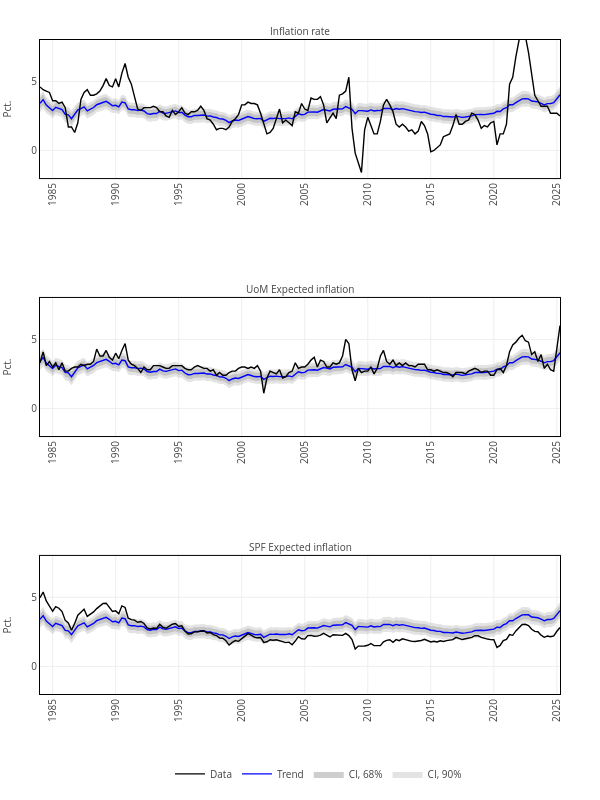

Notebook cell for this chart:
### Markdown cell above
#### Trends

### Code cell
figures=Array{Any}(undef, 4)


for i=4:6
    
     trace0 = pltjs.scatter(;x=date[1:end-max_h], y=data[1:end-max_h, i], name="Data", mode="lines", line=attr(width=1.4, color="black"), showlegend=i==5);
     trace1 = pltjs.scatter(;x=date[1:end-max_h], y=Tᵐ[1:end-max_h, i], name="Trend", mode="lines", line=attr(color="rgba(0,0,0,0)"), showlegend=false);
     trace2 = pltjs.scatter(;x=date[1:end-max_h], y=T95[1:end-max_h, i], name="CI, 90%", mode="lines", fill="tonexty", fillcolor="rgba(185, 185, 185, .40)", line_color="transparent", showlegend=i==5);
     trace3 = pltjs.scatter(;x=date[1:end-max_h], y=T05[1:end-max_h, i], name="CI, 90%", mode="lines", fill="tonexty", fillcolor="rgba(185, 185, 185, .40)", line_color="transparent", showlegend=false);
     trace4 = pltjs.scatter(;x=date[1:end-max_h], y=T84[1:end-max_h, i], name="CI, 68%", mode="lines", fill="tonexty", fillcolor="rgba(185, 185, 185, .70)", line_color="transparent", showlegend=i==5);
     trace5 = pltjs.scatter(;x=date[1:end-max_h], y=T16[1:end-max_h, i], name="CI, 68%", mode="lines", fill="tonexty", fillcolor="rgba(185, 185, 185, .70)", line_color="transparent", showlegend=false);
     trace6 = pltjs.scatter(;x=date[1:end-max_h], y=Tᵐ[1:end-max_h, i], name="Trend", mode="lines", line=attr(width=1.4, color="rgba(0,0,255,1)"), showlegend=i==5);

     layout  = pltjs.Layout(;title=titles[i], titlefont=attr(size=12),
                            xaxis=attr(tickfont_size=10, showgrid=true, linecolor="black", mirror=true, nticks=20, tickangle=-90, zeroline=false),
                            yaxis=attr(tickfont_size=10, showgrid=true, linecolor="black", mirror=true, zeroline=false, titlefont=attr(size=10), title=scales[i], range=[-2,8]));

     figures[i-3] = pltjs.plot([trace1; trace2; 
                              trace1; trace3; 
                              trace1; trace4;
                              trace1; trace5; 
                              trace6; trace0], layout);
end

fig = [figures[1]; figures[2]; figures[3]];

fig.plot.layout["width"]  = 600;
fig.plot.layout["height"] = 800;

# Margins
fig.plot.layout["margin"][:b]  = 40;
fig.plot.layout["margin"][:t]  = 40;
fig.plot.layout["margin"][:r]  = 40;
fig.plot.layout["margin"][:l]  = 40;

# Title size
for i=1:3
    fig.plot.layout["annotations"][i][:font][:size] = 10;
end

# Legend
fig.plot.layout["legend"] = attr(orientation="h", y=-0.10, x=0.25, font=attr(size=10))

display(fig)
# savefig(fig, "./img/trends_infl.pdf", format="pdf")

### Figure 1 — Plotly figure (JSON) as saved in the notebook; plotly's stock layout.template omitted (floating-point values rounded to 4 significant figures; data arrays with more than 128 entries replaced by an {"elided": "..."} marker saying what was removed)
{"data": [{"line": {"color": "rgba(0,0,0,0)"}, "mode": "lines", "name": "Trend", "showlegend": false, "type": "scatter", "x": {"elided": "166 str values"}, "xaxis": "x1", "y": {"elided": "166 float values"}, "yaxis": "y1"}, {"fill": "tonexty", "fillcolor": "rgba(185, 185, 185, .40)", "line": {"color": "transparent"}, "mode": "lines", "name": "CI, 90%", "showlegend": false, "type": "scatter", "x": {"elided": "166 str values"}, "xaxis": "x1", "y": {"elided": "166 float values"}, "yaxis": "y1"}, {"line": {"color": "rgba(0,0,0,0)"}, "mode": "lines", "name": "Trend", "showlegend": false, "type": "scatter", "x": {"elided": "166 str values"}, "xaxis": "x1", "y": {"elided": "166 float values"}, "yaxis": "y1"}, {"fill": "tonexty", "fillcolor": "rgba(185, 185, 185, .40)", "line": {"color": "transparent"}, "mode": "lines", "name": "CI, 90%", "showlegend": false, "type": "scatter", "x": {"elided": "166 str values"}, "xaxis": "x1", "y": {"elided": "166 float values"}, "yaxis": "y1"}, {"line": {"color": "rgba(0,0,0,0)"}, "mode": "lines", "name": "Trend", "showlegend": false, "type": "scatter", "x": {"elided": "166 str values"}, "xaxis": "x1", "y": {"elided": "166 float values"}, "yaxis": "y1"}, {"fill": "tonexty", "fillcolor": "rgba(185, 185, 185, .70)", "line": {"color": "transparent"}, "mode": "lines", "name": "CI, 68%", "showlegend": false, "type": "scatter", "x": {"elided": "166 str values"}, "xaxis": "x1", "y": {"elided": "166 float values"}, "yaxis": "y1"}, {"line": {"color": "rgba(0,0,0,0)"}, "mode": "lines", "name": "Trend", "showlegend": false, "type": "scatter", "x": {"elided": "166 str values"}, "xaxis": "x1", "y": {"elided": "166 float values"}, "yaxis": "y1"}, {"fill": "tonexty", "fillcolor": "rgba(185, 185, 185, .70)", "line": {"color": "transparent"}, "mode": "lines", "name": "CI, 68%", "showlegend": false, "type": "scatter", "x": {"elided": "166 str values"}, "xaxis": "x1", "y": {"elided": "166 float values"}, "yaxis": "y1"}, {"line": {"color": "rgba(0,0,255,1)", "width": 1.4}, "mode": "lines", "name": "Trend", "showlegend": false, "type": "scatter", "x": {"elided": "166 str values"}, "xaxis": "x1", "y": {"elided": "166 float values"}, "yaxis": "y1"}, {"line": {"color": "black", "width": 1.4}, "mode": "lines", "name": "Data", "showlegend": false, "type": "scatter", "x": {"elided": "166 str values"}, "xaxis": "x1", "y": {"elided": "166 float values"}, "yaxis": "y1"}, {"line": {"color": "rgba(0,0,0,0)"}, "mode": "lines", "name": "Trend", "showlegend": false, "type": "scatter", "x": {"elided": "166 str values"}, "xaxis": "x2", "y": {"elided": "166 float values"}, "yaxis": "y2"}, {"fill": "tonexty", "fillcolor": "rgba(185, 185, 185, .40)", "line": {"color": "transparent"}, "mode": "lines", "name": "CI, 90%", "showlegend": true, "type": "scatter", "x": {"elided": "166 str values"}, "xaxis": "x2", "y": {"elided": "166 float values"}, "yaxis": "y2"}, {"line": {"color": "rgba(0,0,0,0)"}, "mode": "lines", "name": "Trend", "showlegend": false, "type": "scatter", "x": {"elided": "166 str values"}, "xaxis": "x2", "y": {"elided": "166 float values"}, "yaxis": "y2"}, {"fill": "tonexty", "fillcolor": "rgba(185, 185, 185, .40)", "line": {"color": "transparent"}, "mode": "lines", "name": "CI, 90%", "showlegend": false, "type": "scatter", "x": {"elided": "166 str values"}, "xaxis": "x2", "y": {"elided": "166 float values"}, "yaxis": "y2"}, {"line": {"color": "rgba(0,0,0,0)"}, "mode": "lines", "name": "Trend", "showlegend": false, "type": "scatter", "x": {"elided": "166 str values"}, "xaxis": "x2", "y": {"elided": "166 float values"}, "yaxis": "y2"}, {"fill": "tonexty", "fillcolor": "rgba(185, 185, 185, .70)", "line": {"color": "transparent"}, "mode": "lines", "name": "CI, 68%", "showlegend": true, "type": "scatter", "x": {"elided": "166 str values"}, "xaxis": "x2", "y": {"elided": "166 float values"}, "yaxis": "y2"}, {"line": {"color": "rgba(0,0,0,0)"}, "mode": "lines", "name": "Trend", "showlegend": false, "type": "scatter", "x": {"elided": "166 str values"}, "xaxis": "x2", "y": {"elided": "166 float values"}, "yaxis": "y2"}, {"fill": "tonexty", "fillcolor": "rgba(185, 185, 185, .70)", "line": {"color": "transparent"}, "mode": "lines", "name": "CI, 68%", "showlegend": false, "type": "scatter", "x": {"elided": "166 str values"}, "xaxis": "x2", "y": {"elided": "166 float values"}, "yaxis": "y2"}, {"line": {"color": "rgba(0,0,255,1)", "width": 1.4}, "mode": "lines", "name": "Trend", "showlegend": true, "type": "scatter", "x": {"elided": "166 str values"}, "xaxis": "x2", "y": {"elided": "166 float values"}, "yaxis": "y2"}, {"line": {"color": "black", "width": 1.4}, "mode": "lines", "name": "Data", "showlegend": true, "type": "scatter", "x": {"elided": "166 str values"}, "xaxis": "x2", "y": {"elided": "166 float values"}, "yaxis": "y2"}, {"line": {"color": "rgba(0,0,0,0)"}, "mode": "lines", "name": "Trend", "showlegend": false, "type": "scatter", "x": {"elided": "166 str values"}, "xaxis": "x3", "y": {"elided": "166 float values"}, "yaxis": "y3"}, {"fill": "tonexty", "fillcolor": "rgba(185, 185, 185, .40)", "line": {"color": "transparent"}, "mode": "lines", "name": "CI, 90%", "showlegend": false, "type": "scatter", "x": {"elided": "166 str values"}, "xaxis": "x3", "y": {"elided": "166 float values"}, "yaxis": "y3"}, {"line": {"color": "rgba(0,0,0,0)"}, "mode": "lines", "name": "Trend", "showlegend": false, "type": "scatter", "x": {"elided": "166 str values"}, "xaxis": "x3", "y": {"elided": "166 float values"}, "yaxis": "y3"}, {"fill": "tonexty", "fillcolor": "rgba(185, 185, 185, .40)", "line": {"color": "transparent"}, "mode": "lines", "name": "CI, 90%", "showlegend": false, "type": "scatter", "x": {"elided": "166 str values"}, "xaxis": "x3", "y": {"elided": "166 float values"}, "yaxis": "y3"}, {"line": {"color": "rgba(0,0,0,0)"}, "mode": "lines", "name": "Trend", "showlegend": false, "type": "scatter", "x": {"elided": "166 str values"}, "xaxis": "x3", "y": {"elided": "166 float values"}, "yaxis": "y3"}, {"fill": "tonexty", "fillcolor": "rgba(185, 185, 185, .70)", "line": {"color": "transparent"}, "mode": "lines", "name": "CI, 68%", "showlegend": false, "type": "scatter", "x": {"elided": "166 str values"}, "xaxis": "x3", "y": {"elided": "166 float values"}, "yaxis": "y3"}, {"line": {"color": "rgba(0,0,0,0)"}, "mode": "lines", "name": "Trend", "showlegend": false, "type": "scatter", "x": {"elided": "166 str values"}, "xaxis": "x3", "y": {"elided": "166 float values"}, "yaxis": "y3"}, {"fill": "tonexty", "fillcolor": "rgba(185, 185, 185, .70)", "line": {"color": "transparent"}, "mode": "lines", "name": "CI, 68%", "showlegend": false, "type": "scatter", "x": {"elided": "166 str values"}, "xaxis": "x3", "y": {"elided": "166 float values"}, "yaxis": "y3"}, {"line": {"color": "rgba(0,0,255,1)", "width": 1.4}, "mode": "lines", "name": "Trend", "showlegend": false, "type": "scatter", "x": {"elided": "166 str values"}, "xaxis": "x3", "y": {"elided": "166 float values"}, "yaxis": "y3"}, {"line": {"color": "black", "width": 1.4}, "mode": "lines", "name": "Data", "showlegend": false, "type": "scatter", "x": {"elided": "166 str values"}, "xaxis": "x3", "y": {"elided": "166 float values"}, "yaxis": "y3"}], "layout": {"annotations": [{"font": {"size": 10}, "showarrow": false, "text": "Inflation rate", "x": 0.5, "xanchor": "center", "xref": "paper", "y": 1, "yanchor": "bottom", "yref": "paper"}, {"font": {"size": 10}, "showarrow": false, "text": "UoM Expected inflation", "x": 0.5, "xanchor": "center", "xref": "paper", "y": 0.6056, "yanchor": "bottom", "yref": "paper"}, {"font": {"size": 10}, "showarrow": false, "text": "SPF Expected inflation", "x": 0.5, "xanchor": "center", "xref": "paper", "y": 0.2111, "yanchor": "bottom", "yref": "paper"}], "height": 800, "legend": {"font": {"size": 10}, "orientation": "h", "x": 0.25, "y": -0.1}, "margin": {"b": 40, "l": 40, "r": 40, "t": 40}, "width": 600, "xaxis1": {"anchor": "y1", "domain": [0, 1], "linecolor": "black", "mirror": true, "nticks": 20, "showgrid": true, "tickangle": -90, "tickfont": {"size": 10}, "zeroline": false}, "xaxis2": {"anchor": "y2", "domain": [0, 1], "linecolor": "black", "mirror": true, "nticks": 20, "showgrid": true, "tickangle": -90, "tickfont": {"size": 10}, "zeroline": false}, "xaxis3": {"anchor": "y3", "domain": [0, 1], "linecolor": "black", "mirror": true, "nticks": 20, "showgrid": true, "tickangle": -90, "tickfont": {"size": 10}, "zeroline": false}, "yaxis1": {"anchor": "x1", "domain": [0.7889, 1], "linecolor": "black", "mirror": true, "range": [-2, 8], "showgrid": true, "tickfont": {"size": 10}, "title": "Pct.", "titlefont": {"size": 10}, "zeroline": false}, "yaxis2": {"anchor": "x2", "domain": [0.3944, 0.6056], "linecolor": "black", "mirror": true, "range": [-2, 8], "showgrid": true, "tickfont": {"size": 10}, "title": "Pct.", "titlefont": {"size": 10}, "zeroline": false}, "yaxis3": {"anchor": "x3", "domain": [-8.327e-17, 0.2111], "linecolor": "black", "mirror": true, "range": [-2, 8], "showgrid": true, "tickfont": {"size": 10}, "title": "Pct.", "titlefont": {"size": 10}, "zeroline": false}}}
